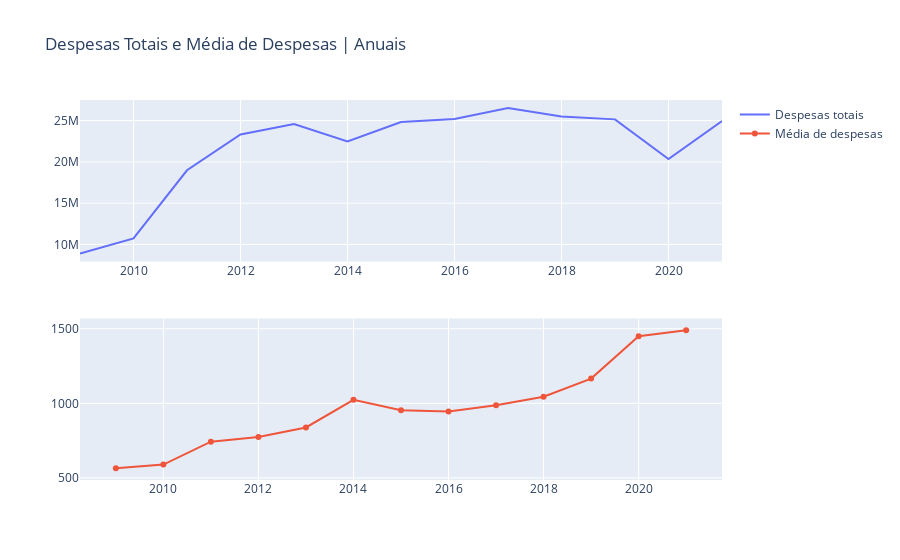

Source (notebook cell):
### Code cell
#Aqui vamos dar uma olhadinha em quanto do nosso dinheiro é reembolsado de forma anual, para nossos queridos senadores

from plotly.subplots import make_subplots

fig = make_subplots(rows=2, cols=1)

fig.add_trace(go.Scatter(x=df_data['ANO'], y=df_data['sum'],
                    mode='lines',
                    name='Despesas totais',
                    ),row=1, col=1)

fig.add_trace(go.Scatter(x=df_data['ANO'], y=df_data['mean'],
                    mode='lines+markers',
                    name='Média de despesas',
                    ),row=2, col=1)

fig.update_layout(title_text="Despesas Totais e Média de Despesas | Anuais")

fig.show()

### Figure 1 — Plotly figure (JSON) as saved in the notebook; plotly's stock layout.template omitted (floating-point values rounded to 4 significant figures)
{"data": [{"mode": "lines", "name": "Despesas totais", "type": "scatter", "x": [2009, 2010, 2011, 2012, 2013, 2014, 2015, 2016, 2017, 2018, 2019, 2020, 2021], "xaxis": "x", "y": [8917000.0, 10740000.0, 18980000.0, 23310000.0, 24590000.0, 22480000.0, 24820000.0, 25200000.0, 26510000.0, 25490000.0, 25150000.0, 20340000.0, 24940000.0], "yaxis": "y"}, {"mode": "lines+markers", "name": "Média de despesas", "type": "scatter", "x": [2009, 2010, 2011, 2012, 2013, 2014, 2015, 2016, 2017, 2018, 2019, 2020, 2021], "xaxis": "x2", "y": [564.9, 589.4, 742.9, 773.9, 838.1, 1023.0, 954.1, 944.6, 986.3, 1044.0, 1166.0, 1449.0, 1490.0], "yaxis": "y2"}], "layout": {"title": {"text": "Despesas Totais e Média de Despesas | Anuais"}, "xaxis": {"anchor": "y", "domain": [0, 1]}, "xaxis2": {"anchor": "y2", "domain": [0, 1]}, "yaxis": {"anchor": "x", "domain": [0.575, 1]}, "yaxis2": {"anchor": "x2", "domain": [0, 0.425]}}}
